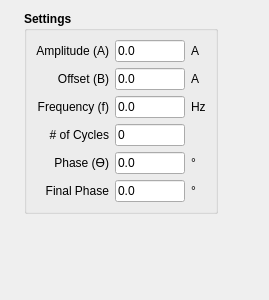
            <widget class="QWidget" name="tab1">
             <attribute name="title">
              <string>Sinusoidal</string>
             </attribute>
             <layout class="QGridLayout" name="gridLayout_14">
              <item row="0" column="1" rowspan="2">
               <widget class="QGroupBox" name="groupBox_17">
                <property name="font">
                 <font>
                  <weight>75</weight>
                  <bold>true</bold>
                 </font>
                </property>
                <property name="title">
                 <string>Settings</string>
                </property>
                <layout class="QGridLayout" name="gridLayout_9">
                 <item row="0" column="0">
                  <widget class="QLabel" name="label_91">
                   <property name="font">
                    <font>
                     <weight>50</weight>
                     <bold>false</bold>
                    </font>
                   </property>
                   <property name="text">
                    <string>Amplitude (A)</string>
                   </property>
                   <property name="alignment">
                    <set>Qt::AlignRight|Qt::AlignTrailing|Qt::AlignVCenter</set>
                   </property>
                  </widget>
                 </item>
                 <item row="0" column="1">
                  <widget class="QLineEdit" name="le_sinusoidal_amplitude">
                   <property name="minimumSize">
                    <size>
                     <width>60</width>
                     <height>0</height>
                    </size>
                   </property>
                   <property name="maximumSize">
                    <size>
                     <width>70</width>
                     <height>16777215</height>
                    </size>
                   </property>
                   <property name="font">
                    <font>
                     <weight>50</weight>
                     <bold>false</bold>
                    </font>
                   </property>
                   <property name="text">
                    <string>0.0</string>
                   </property>
                  </widget>
                 </item>
                 <item row="0" column="2">
                  <widget class="QLabel" name="label_94">
                   <property name="font">
                    <font>
                     <weight>50</weight>
                     <bold>false</bold>
                    </font>
                   </property>
                   <property name="text">
                    <string>A</string>
                   </property>
                  </widget>
                 </item>
                 <item row="1" column="0">
                  <widget class="QLabel" name="label_114">
                   <property name="font">
                    <font>
                     <weight>50</weight>
                     <bold>false</bold>
                    </font>
                   </property>
                   <property name="text">
                    <string>Offset (B)</string>
                   </property>
                   <property name="alignment">
                    <set>Qt::AlignRight|Qt::AlignTrailing|Qt::AlignVCenter</set>
                   </property>
                  </widget>
                 </item>
                 <item row="1" column="1">
                  <widget class="QLineEdit" name="le_sinusoidal_offset">
                   <property name="minimumSize">
                    <size>
                     <width>60</width>
                     <height>0</height>
                    </size>
                   </property>
                   <property name="maximumSize">
                    <size>
                     <width>70</width>
                     <height>16777215</height>
                    </size>
                   </property>
                   <property name="font">
                    <font>
                     <weight>50</weight>
                     <bold>false</bold>
                    </font>
                   </property>
                   <property name="text">
                    <string>0.0</string>
                   </property>
                  </widget>
                 </item>
                 <item row="1" column="2">
                  <widget class="QLabel" name="label_113">
                   <property name="font">
                    <font>
                     <weight>50</weight>
                     <bold>false</bold>
                    </font>
                   </property>
                   <property name="text">
                    <string>A</string>
                   </property>
                  </widget>
                 </item>
                 <item row="2" column="0">
                  <widget class="QLabel" name="label_119">
                   <property name="font">
                    <font>
                     <weight>50</weight>
                     <bold>false</bold>
                    </font>
                   </property>
                   <property name="text">
                    <string>Frequency (f)</string>
                   </property>
                   <property name="alignment">
                    <set>Qt::AlignRight|Qt::AlignTrailing|Qt::AlignVCenter</set>
                   </property>
                  </widget>
                 </item>
                 <item row="2" column="1">
                  <widget class="QLineEdit" name="le_sinusoidal_frequency">
                   <property name="minimumSize">
                    <size>
                     <width>60</width>
                     <height>0</height>
                    </size>
                   </property>
                   <property name="maximumSize">
                    <size>
                     <width>70</width>
                     <height>16777215</height>
                    </size>
                   </property>
                   <property name="font">
                    <font>
                     <weight>50</weight>
                     <bold>false</bold>
                    </font>
                   </property>
                   <property name="text">
                    <string>0.0</string>
                   </property>
                  </widget>
                 </item>
                 <item row="2" column="2">
                  <widget class="QLabel" name="label_116">
                   <property name="font">
                    <font>
                     <weight>50</weight>
                     <bold>false</bold>
                    </font>
                   </property>
                   <property name="text">
                    <string>Hz</string>
                   </property>
                  </widget>
                 </item>
                 <item row="3" column="0">
                  <widget class="QLabel" name="label_117">
                   <property name="font">
                    <font>
                     <weight>50</weight>
                     <bold>false</bold>
                    </font>
                   </property>
                   <property name="text">
                    <string># of Cycles</string>
                   </property>
                   <property name="alignment">
                    <set>Qt::AlignRight|Qt::AlignTrailing|Qt::AlignVCenter</set>
                   </property>
                  </widget>
                 </item>
                 <item row="3" column="1">
                  <widget class="QLineEdit" name="le_sinusoidal_ncycles">
                   <property name="minimumSize">
                    <size>
                     <width>60</width>
                     <height>0</height>
                    </size>
                   </property>
                   <property name="maximumSize">
                    <size>
                     <width>70</width>
                     <height>16777215</height>
                    </size>
                   </property>
                   <property name="font">
                    <font>
                     <weight>50</weight>
                     <bold>false</bold>
                    </font>
                   </property>
                   <property name="text">
                    <string>0</string>
                   </property>
                  </widget>
                 </item>
                 <item row="3" column="2">
                  <widget class="QLabel" name="label_123">
                   <property name="font">
                    <font>
                     <weight>50</weight>
                     <bold>false</bold>
                    </font>
                   </property>
                   <property name="text">
                    <string/>
                   </property>
                  </widget>
                 </item>
                 <item row="4" column="0">
                  <widget class="QLabel" name="label_93">
                   <property name="font">
                    <font>
                     <weight>50</weight>
                     <bold>false</bold>
                    </font>
                   </property>
                   <property name="text">
                    <string>Phase (ϴ)</string>
                   </property>
                   <property name="alignment">
                    <set>Qt::AlignRight|Qt::AlignTrailing|Qt::AlignVCenter</set>
                   </property>
                  </widget>
                 </item>
                 <item row="4" column="1">
                  <widget class="QLineEdit" name="le_sinusoidal_phase">
                   <property name="minimumSize">
                    <size>
                     <width>60</width>
                     <height>0</height>
                    </size>
                   </property>
                   <property name="maximumSize">
                    <size>
                     <width>70</width>
                     <height>16777215</height>
                    </size>
                   </property>
                   <property name="font">
                    <font>
                     <weight>50</weight>
                     <bold>false</bold>
                    </font>
                   </property>
                   <property name="text">
                    <string>0.0</string>
                   </property>
                  </widget>
                 </item>
                 <item row="4" column="2">
                  <widget class="QLabel" name="label_115">
                   <property name="font">
                    <font>
                     <weight>50</weight>
                     <bold>false</bold>
                    </font>
                   </property>
                   <property name="text">
                    <string>°</string>
                   </property>
                  </widget>
                 </item>
                 <item row="5" column="0">
                  <widget class="QLabel" name="label_121">
                   <property name="font">
                    <font>
                     <weight>50</weight>
                     <bold>false</bold>
                    </font>
                   </property>
                   <property name="text">
                    <string>Final Phase</string>
                   </property>
                   <property name="alignment">
                    <set>Qt::AlignRight|Qt::AlignTrailing|Qt::AlignVCenter</set>
                   </property>
                  </widget>
                 </item>
                 <item row="5" column="1">
                  <widget class="QLineEdit" name="le_sinusoidal_phasef">
                   <property name="minimumSize">
                    <size>
                     <width>60</width>
                     <height>0</height>
                    </size>
                   </property>
                   <property name="maximumSize">
                    <size>
                     <width>70</width>
                     <height>16777215</height>
                    </size>
                   </property>
                   <property name="font">
                    <font>
                     <weight>50</weight>
                     <bold>false</bold>
                    </font>
                   </property>
                   <property name="text">
                    <string>0.0</string>
                   </property>
                  </widget>
                 </item>
                 <item row="5" column="2">
                  <widget class="QLabel" name="label_118">
                   <property name="font">
                    <font>
                     <weight>50</weight>
                     <bold>false</bold>
                    </font>
                   </property>
                   <property name="text">
                    <string>°</string>
                   </property>
                  </widget>
                 </item>
                </layout>
               </widget>
              </item>
              <item row="2" column="1">
               <spacer name="verticalSpacer_6">
                <property name="orientation">
                 <enum>Qt::Vertical</enum>
                </property>
                <property name="sizeHint" stdset="0">
                 <size>
                  <width>20</width>
                  <height>75</height>
                 </size>
                </property>
               </spacer>
              </item>
              <item row="0" column="0">
               <widget class="QLabel" name="label_61">
                <property name="text">
                 <string/>
                </property>
                <property name="pixmap">
                 <pixmap>../../resources/img/sinusoidal.png</pixmap>
                </property>
                <property name="scaledContents">
                 <bool>true</bool>
                </property>
               </widget>
              </item>
              <item row="0" column="2">
               <spacer name="horizontalSpacer_8">
                <property name="orientation">
                 <enum>Qt::Horizontal</enum>
                </property>
                <property name="sizeHint" stdset="0">
                 <size>
                  <width>40</width>
                  <height>20</height>
                 </size>
                </property>
               </spacer>
              </item>
             </layout>
            </widget>
